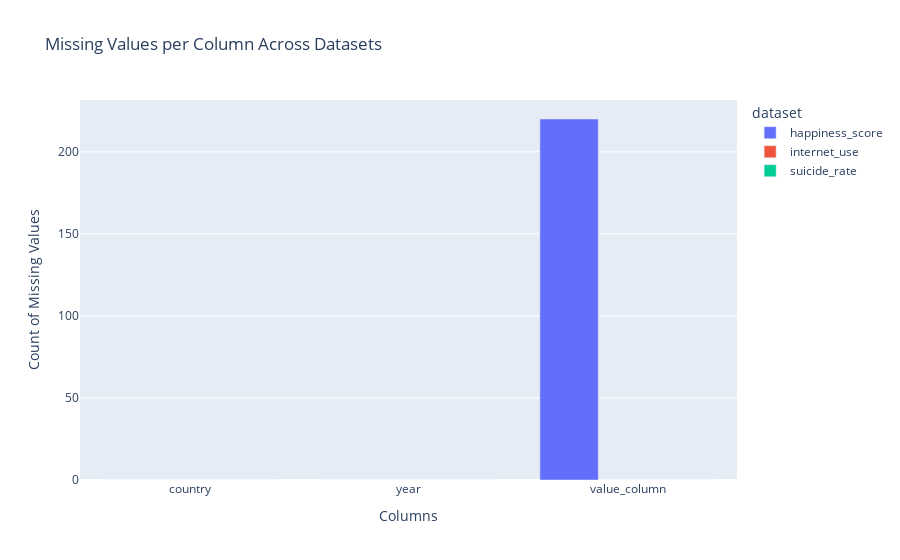

This figure's notebook cell:
### Code cell
import pandas as pd
import plotly.express as px
import itables 
import country_converter as cc

# Load suicide_rate data
suicide_rate = pd.read_csv("data\suicide_rate_data.csv")

suicide_rate

# selecting applicable columns
suicide_rate_subset = suicide_rate [["Reference area", "Sex", "TIME_PERIOD", "OBS_VALUE"]]

suicide_rate_subset

# changing to representative column names
suicide_rate_subset = suicide_rate_subset.rename(columns={"Reference area": "country", "Sex": "sex", "TIME_PERIOD": "year", "OBS_VALUE": "mortality_count"})

suicide_rate_subset

# internet_use data
internet_use = pd.read_csv ("data\household_internet_use.csv")

internet_use 

# selecting applicable columns
internet_use_subset = internet_use[["Reference area", "TIME_PERIOD", "OBS_VALUE"]]

internet_use_subset

# changing to representative column names
internet_use_subset = internet_use_subset.rename(columns={"Reference area": "country", "TIME_PERIOD": "year", "OBS_VALUE": "percent_internet_household"})

internet_use_subset

# Load happiness_score data
happiness_data = pd.read_csv("data\hapiscore_whr.csv")
happiness_data

# changing dataset to a long format
happiness_data_long = happiness_data.melt(id_vars="country")
happiness_data_long

# changing to representative column names
happiness_data_long = happiness_data.melt(id_vars="country", var_name="year", value_name = "happiness_count").sort_values(["country", "year"])

happiness_data_long

# Function to check data types 

def check_data_types(df, name):
    print(f"Data Types for {name}:\n")
    print(df.dtypes)
    print("-" * 40)  # Separator for clarity

# checks data types for all three datasets
check_data_types(internet_use_subset, "Internet Use Subset")
check_data_types(suicide_rate_subset, "Suicide Rate Subset")
check_data_types(happiness_data_long, "Happiness Data Long")


# converting the 'year' column to integer type, and coercing errors to NaN
happiness_data_long['year'] = pd.to_numeric(happiness_data_long['year'], errors='coerce')

# Confirm the conversion
print(happiness_data_long['year'].dtype)


# filtering for year 2015 to 2022
happiness_data_long = happiness_data_long[
    (happiness_data_long['year'] >= 2015) & (happiness_data_long['year'] <= 2022)
]
happiness_data_long = happiness_data_long[
    (happiness_data_long['year'] >= 2015) & (happiness_data_long['year'] <= 2022)
]

# Check the result
happiness_data_long['year'].unique()

#calculating missing values for each dataset
happiness_missing = happiness_data_long.isna().sum()
internet_missing = internet_use_subset.isna().sum()
suicide_missing = suicide_rate_subset.isna().sum()


# combining the results into a single DataFrame
missing_summary = pd.DataFrame({
   'dataset': ['happiness_score', 'internet_use', 'suicide_rate'],
   'country': [happiness_missing['country'], internet_missing['country'], suicide_missing['country']],
   'year': [happiness_missing['year'], internet_missing['year'], suicide_missing['year']],
   'value_column': [happiness_missing['happiness_count'], internet_missing['percent_internet_household'], suicide_missing['mortality_count']]
})

missing_summary                      

# reshaping with melt and naming columns for clarity
missing_summary = missing_summary.melt(
    id_vars='dataset', var_name='dataset_columns', value_name='missing_count'
).sort_values('dataset')
missing_summary

# bar chart for missing values
fig = px.bar(
    missing_summary,
    x='dataset_columns',
    y='missing_count',
    color='dataset',
    title='Missing Values per Column Across Datasets',
    labels={'missing_count': 'Count of Missing Values', 'dataset_columns': 'Columns'},
    barmode='group'
)

fig.show()

# dropping missing value from dataset
happiness_data_long.dropna(inplace=True)


# function to check any persistent missing values
def check_missing_data(df, name):
    print(f"Missing Data Summary for {name}:")
    print(df.isna().sum())
    print("-" * 40)

# Check for missing values in each dataset
check_missing_data(happiness_data_long, "Happiness Data")
check_missing_data(internet_use_subset, "Internet Use Data")
check_missing_data(suicide_rate_subset, "Suicide Rate Data")


# rounding to 1 decimal for consistency with other datasets
internet_use_subset["percent_internet_household"] = internet_use_subset["percent_internet_household"].round(1)

internet_use_subset

# creating a pivoted version of the 'suicide_rate_subset' DataFrame 
# to analyze mortality rates by sex (Male, Female, Total)
# without modifying the original 'suicide_rate_subset
# pivoting the data so each sex becomes its own column
suicide_rate_pivot = suicide_rate_subset.pivot_table(
    index=['country', 'year'],
    columns='sex',
    values='mortality_count',
    aggfunc='sum'  # Aggregate if duplicates exist
).reset_index()

# renaming the columns for clarity
suicide_rate_pivot.columns.name = None  # removing column index name
suicide_rate_pivot = suicide_rate_pivot.rename(columns={
    'Male': 'mortality_male',
    'Female': 'mortality_female',
    'Total': 'mortality_total'
})

# cleaned dataset
suicide_rate_pivot.head()

# droping the 'sex' column from the suicide_rate_subset
suicide_rate_cleaned = suicide_rate_subset.drop(columns=['sex'])

suicide_rate_cleaned.head()

### Figure 1 — Plotly figure (JSON) as saved in the notebook; plotly's stock layout.template omitted (floating-point values rounded to 4 significant figures)
{"data": [{"alignmentgroup": "True", "hovertemplate": "dataset=happiness_score<br>Columns=%{x}<br>Count of Missing Values=%{y}<extra></extra>", "legendgroup": "happiness_score", "marker": {"color": "#636efa", "pattern": {"shape": ""}}, "name": "happiness_score", "offsetgroup": "happiness_score", "orientation": "v", "showlegend": true, "textposition": "auto", "type": "bar", "x": ["country", "year", "value_column"], "xaxis": "x", "y": [0, 0, 220], "yaxis": "y"}, {"alignmentgroup": "True", "hovertemplate": "dataset=internet_use<br>Columns=%{x}<br>Count of Missing Values=%{y}<extra></extra>", "legendgroup": "internet_use", "marker": {"color": "#EF553B", "pattern": {"shape": ""}}, "name": "internet_use", "offsetgroup": "internet_use", "orientation": "v", "showlegend": true, "textposition": "auto", "type": "bar", "x": ["country", "year", "value_column"], "xaxis": "x", "y": [0, 0, 0], "yaxis": "y"}, {"alignmentgroup": "True", "hovertemplate": "dataset=suicide_rate<br>Columns=%{x}<br>Count of Missing Values=%{y}<extra></extra>", "legendgroup": "suicide_rate", "marker": {"color": "#00cc96", "pattern": {"shape": ""}}, "name": "suicide_rate", "offsetgroup": "suicide_rate", "orientation": "v", "showlegend": true, "textposition": "auto", "type": "bar", "x": ["country", "year", "value_column"], "xaxis": "x", "y": [0, 0, 0], "yaxis": "y"}], "layout": {"barmode": "group", "legend": {"title": {"text": "dataset"}, "tracegroupgap": 0}, "title": {"text": "Missing Values per Column Across Datasets"}, "xaxis": {"anchor": "y", "domain": [0, 1], "title": {"text": "Columns"}}, "yaxis": {"anchor": "x", "domain": [0, 1], "title": {"text": "Count of Missing Values"}}}}
